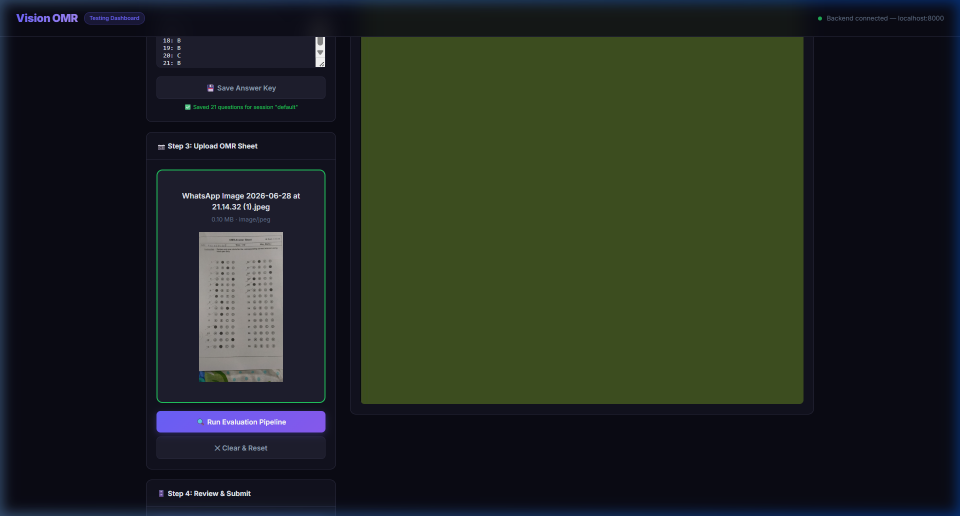
#> input picture Vision_OMR_System/backend_ai/test_input_new.png, 1920 x 1032 px (shown at 1/2 size)
$ python -i preprocess.py   (imports and definitions only)
#> lines starting #> are read from the running program, lines starting #| are printed output that depends on the picture; after the words box and inside, x2 and y2 are one past the last pixel; in counts of white or black regions, pixels touching at a corner belong together
"""
preprocess.py
=============
OpenCV-based image pre-processing pipeline for OMR sheet normalization.

Steps:
  1. Upscale small mobile images to a minimum working resolution
  2. CLAHE contrast enhancement for uneven mobile lighting
  3. Bilateral filter – noise reduction preserving edges
  4. Adaptive threshold / Canny edge detection
  5. Homography (perspective warp) – corrects camera tilt / skew
"""

import cv2
import numpy as np
from typing import Tuple


# Minimum width we want to work with for reliable bubble detection
MIN_WIDTH = 800

# ---------------------------------------------------------------------------
# Public API
# ---------------------------------------------------------------------------

# [119 lines left out: functions preprocess_image, _decode, _ensure_min_resolution, _enhance_contrast, _bilateral_filter, _canny_edges and 1 more, not called in this run]


def _order_points(pts: np.ndarray) -> np.ndarray:
    """Order corners as [top-left, top-right, bottom-right, bottom-left]."""
    rect = np.zeros((4, 2), dtype=np.float32)
    s = pts.sum(axis=1)
    diff = np.diff(pts, axis=1)
    rect[0] = pts[np.argmin(s)]    # TL
    rect[2] = pts[np.argmax(s)]    # BR
    rect[1] = pts[np.argmin(diff)] # TR
    rect[3] = pts[np.argmax(diff)] # BL
    return rect


def _find_sheet_corners_otsu(gray: np.ndarray) -> np.ndarray | None:
    """
    Detect OMR sheet corners using Otsu binarization.
    Highly robust for bright sheets on darker/cluttered backgrounds.
    """
    blurred = cv2.GaussianBlur(gray, (5, 5), 0)
    _, thresh = cv2.threshold(blurred, 0, 255, cv2.THRESH_BINARY + cv2.THRESH_OTSU)

    # Morphological closing to fill small gaps
    kernel = cv2.getStructuringElement(cv2.MORPH_RECT, (5, 5))
    thresh = cv2.morphologyEx(thresh, cv2.MORPH_CLOSE, kernel)

    contours, _ = cv2.findContours(thresh, cv2.RETR_EXTERNAL, cv2.CHAIN_APPROX_SIMPLE)
    if not contours:
        return None

    contours = sorted(contours, key=cv2.contourArea, reverse=True)[:5]
    h_f, w_f = gray.shape[:2]
    total_area = h_f * w_f
    min_area = total_area * 0.15 # Reduced slightly to support perspective tilts

    for c in contours:
        area = cv2.contourArea(c)
        if area < min_area:
            continue

        hull = cv2.convexHull(c)
        peri = cv2.arcLength(hull, True)
        approx = cv2.approxPolyDP(hull, 0.02 * peri, True)

        if len(approx) == 4 and cv2.isContourConvex(approx):
            pts = approx.reshape(4, 2).astype(np.float32)
            return _order_points(pts)

        # Fallback for tilted/distorted sheets: find 4 extreme points of the convex hull
        if 4 <= len(approx) <= 8:
            pts = approx.reshape(-1, 2).astype(np.float32)
            return _order_points(pts)

    return None


def _perspective_warp(
    img: np.ndarray,
    output_size: Tuple[int, int] = (800, 1100),
) -> np.ndarray:
    """
    Attempt homography-based perspective correction.
    Tries robust Otsu-based contours first, falling back to Canny edges.
    """
    gray = cv2.cvtColor(img, cv2.COLOR_BGR2GRAY)

    # Try Otsu contour detection first
    corners = _find_sheet_corners_otsu(gray)

    # Fallback to Canny edges
    if corners is None:
        edges = _canny_edges(gray)
        corners = _find_sheet_corners(edges)

    if corners is None:
        return img  # graceful fall-through

    w, h = output_size
    dst = np.array(
        [[0, 0], [w - 1, 0], [w - 1, h - 1], [0, h - 1]], dtype=np.float32
    )
    M = cv2.getPerspectiveTransform(corners, dst)
    warped = cv2.warpPerspective(img, M, (w, h))

    # Discard warp if it results in a low-contrast flat/solid color
    gray_warped = cv2.cvtColor(warped, cv2.COLOR_BGR2GRAY)
    if gray_warped.std() < 18.0:
        return img
    return warped


# [38 lines left out: function preprocess_image_detect, not called in this run]

>>> import cv2
>>> picture = cv2.imread('../test_input_new.png')
#> picture is the input picture: shape (1032, 1920, 3); mean B, G, R 33.9, 40.9, 34.4
>>> result = _perspective_warp(picture)
#> in _perspective_warp, `gray = cv2.cvtColor(img, cv2.COLOR_BGR2GRAY)`:
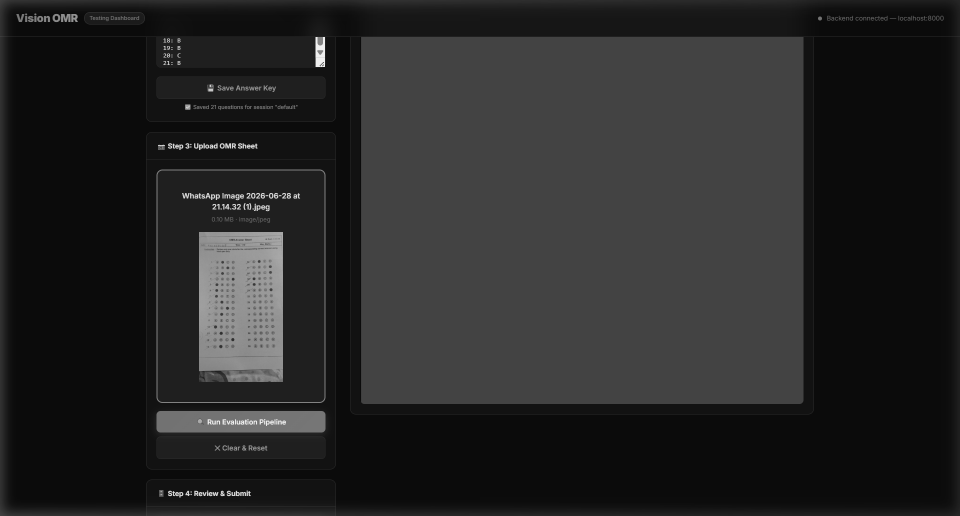
#> gray: shape (1032, 1920) (shown at 1/2 size); min 4, max 243, mean 38.2
#> in _find_sheet_corners_otsu, `_, thresh = cv2.threshold(blurred, 0, 255, cv2.THRESH_BINARY + cv2.THR..`:
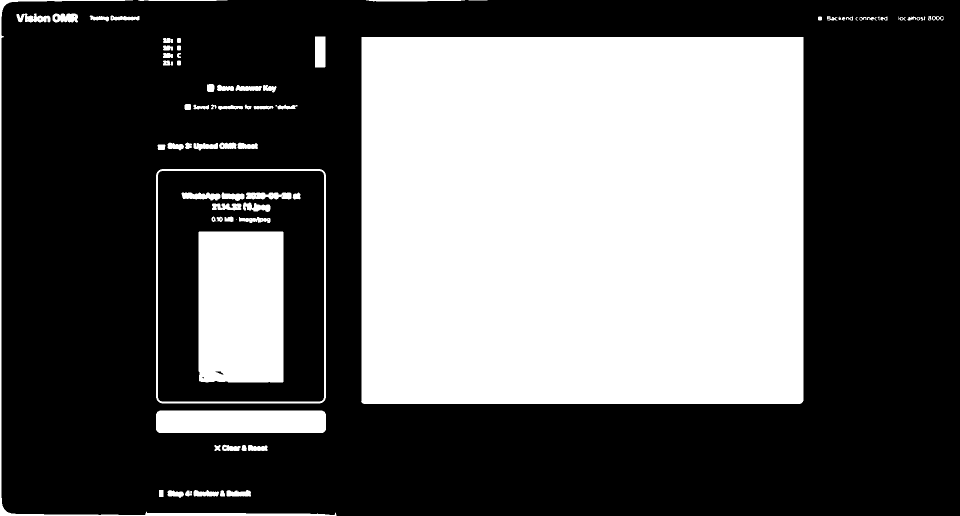
#> thresh: shape (1032, 1920) (shown at 1/2 size); 37.7% white; 76 white regions (5 under 20 px), largest, box (x1, y1, x2, y2) and area: (722, 74, 1607, 808) 648833, (397, 463, 567, 765) 51182, (312, 821, 652, 866) 15224
#> in _find_sheet_corners_otsu, `thresh = cv2.morphologyEx(thresh, cv2.MORPH_CLOSE, kernel)`:
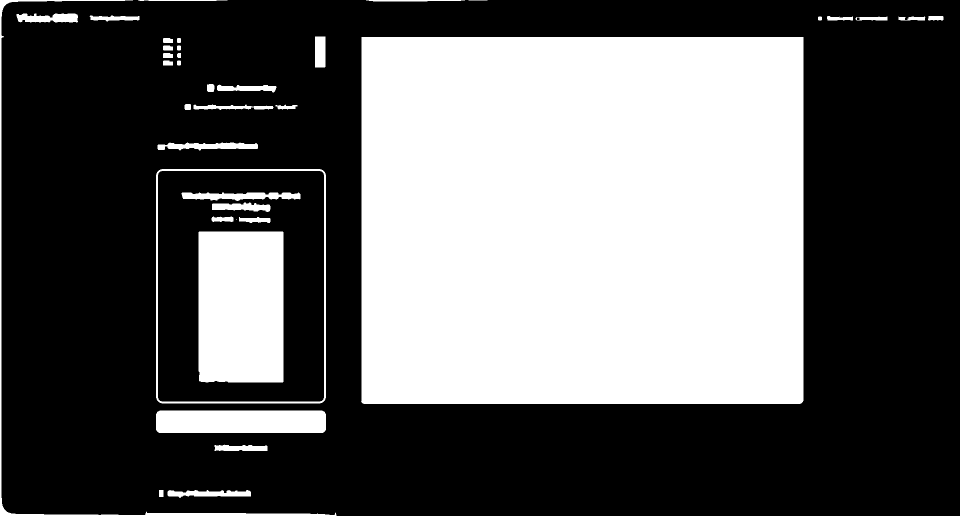
#> thresh: shape (1032, 1920) (shown at 1/2 size); 37.8% white; 38 white regions (1 under 20 px)
#> in _find_sheet_corners_otsu, `contours, _ = cv2.findContours(thresh, cv2.RETR_EXTERNAL, cv2.CHAIN_AP..`: contours = 32 contours, 1 with area under 20; largest, box (x1, y1, x2, y2) and area: (722, 74, 1607, 808) 647220, (312, 338, 652, 807) 158492, (312, 821, 652, 866) 14850, (0, 0, 673, 1032) 5052, (315, 285, 516, 301) 1952
#> in _find_sheet_corners_otsu, `contours = sorted(contours, key=cv2.contourArea, reverse=True)[:5]`: contours = 5 contours; box (x1, y1, x2, y2) and area: (722, 74, 1607, 808) 647220, (312, 338, 652, 807) 158492, (312, 821, 652, 866) 14850, (0, 0, 673, 1032) 5052, (315, 285, 516, 301) 1952
#> the loop in _find_sheet_corners_otsu, `for c in contours:` made 1 pass
#> (area, peri, pts) on pass 1: (647220, 3227, [[1606, 74], [1602, 806], [723, 804], [723, 74]])
#> in _perspective_warp, `corners = _find_sheet_corners_otsu(gray)`: corners = [[723, 74], [1606, 74], [1602, 806], [723, 804]]
#> in _perspective_warp, `dst = np.array( [[0, 0], [w - 1, 0], [w - 1, h - 1], [0, h - 1]], dtyp..`: dst = [[0, 0], [799, 0], [799, 1099], [0, 1099]]
#> in _perspective_warp, `M = cv2.getPerspectiveTransform(corners, dst)`: M = [[0.909, -3.73e-17, -657.2], [-1.77e-17, 1.5, -111.1], [3.12e-06, -6.2e-06, 1]]
#> in _perspective_warp, `warped = cv2.warpPerspective(img, M, (w, h))`:
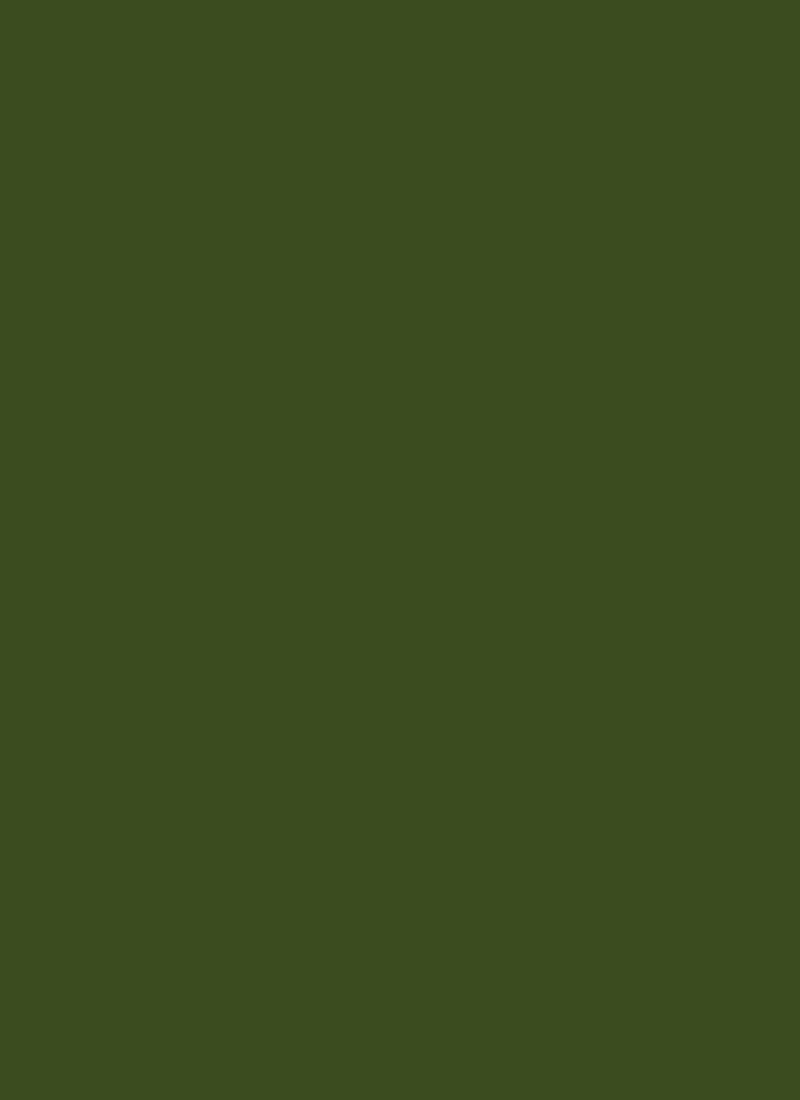
#> warped: shape (1100, 800, 3); mean B, G, R 31, 77, 60
#> in _perspective_warp, `gray_warped = cv2.cvtColor(warped, cv2.COLOR_BGR2GRAY)`:
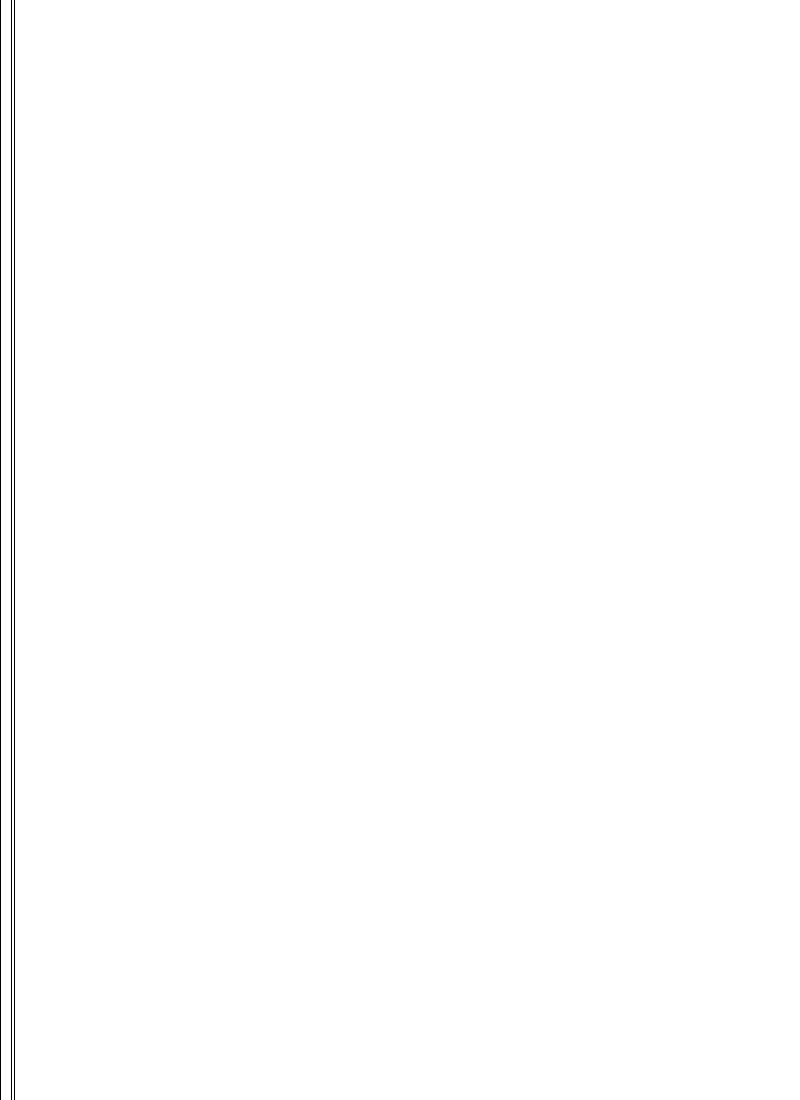
#> gray_warped: shape (1100, 800); values 66 (black) and 67 (white), 99.6% white; black in thin lines or dots, all inside (x1, y1, x2, y2) = (0, 0, 15, 1100)
